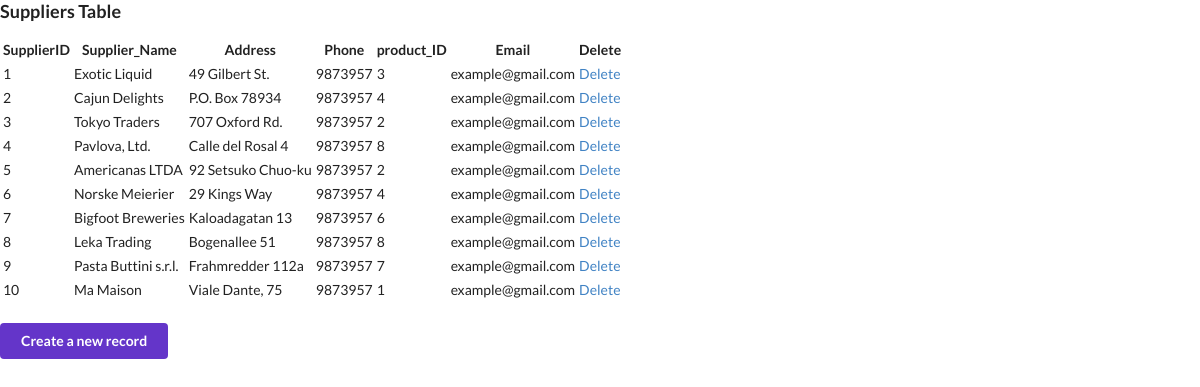
Screenshot of /ecommerce/suppliers_read.php with the database file from the repository.
### tables this page shows
CREATE TABLE `suppliers` (
  `supplier_ID` int(11) NOT NULL,
  `Supplier_Name` varchar(150) DEFAULT NULL,
  `Address` varchar(150) DEFAULT NULL,
  `Phone` varchar(50) DEFAULT NULL,
  `product_ID` int(11) DEFAULT NULL,
  `Email` varchar(30) DEFAULT NULL
);

### ecommerce/suppliers_read.php (the view, shortened to what this page needs)
<!DOCTYPE html>
<html lang="en">
<head>
	<link rel="stylesheet" href="style.css">
	<link rel="stylesheet" href="https://cdnjs.cloudflare.com/ajax/libs/semantic-ui/2.4.1/semantic.min.css">
</head>
<body>
<?php
	echo "<h3>Suppliers Table</h3>";
	$connect = mysqli_connect( HOST, USER, PASS, DB )
		or die("Can not connect");
	$results = mysqli_query( $connect, "SELECT * FROM suppliers" )
		or die("Can not execute query");
	echo "<table 'ui inverted grey table'> \n";
	echo "<th>SupplierID</th><th> Supplier_Name</th> <th>Address</th> <th> Phone</th> <th> product_ID</th> <th> Email</th><th>Delete</th>\n";
	while( $rows = mysqli_fetch_array( $results ) ) {
		extract( $rows );
		echo "<tr>";
        echo "<td> $supplier_ID </td>";
		echo "<td> $Supplier_Name </td>";
		echo "<td> $Address </td>";
        echo "<td> $Phone </td>";
		echo "<td> $product_ID </td>";
        echo "<td> $Email </td>";
		echo "<td> <a href = 'suppliers_delete.php?id=$supplier_ID'> Delete </a> </td>";
		echo "</tr> \n";
	}
	echo "</table> \n";
	echo "<br><button class='ui violet button'><a href=suppliers_input.php>Create a new record</a></button></div>";
?>
</body>
</html>

### ecommerce/style.css (style rules this page uses)
body { font-family: 'Lato', 'Helvetica Neue', Arial, Helvetica, sans-serif; height: 100%; margin: 0; padding: 0; background-color: #DADADA; overflow-x: hidden; min-width: 320px; font-size: 14px; line-height: 1.4em; }
.button > a { color: white; }

### rows the page displays
suppliers: supplier_ID "1", Supplier_Name "Exotic Liquid", Address "49 Gilbert St.", Phone "9873957", product_ID "3", Email "example@gmail.com"
suppliers: supplier_ID "2", Supplier_Name "Cajun Delights", Address "P.O. Box 78934", Phone "9873957", product_ID "4", Email "example@gmail.com"
suppliers: supplier_ID "3", Supplier_Name "Tokyo Traders", Address "707 Oxford Rd.", Phone "9873957", product_ID "2", Email "example@gmail.com"
suppliers: supplier_ID "4", Supplier_Name "Pavlova, Ltd.", Address "Calle del Rosal 4", Phone "9873957", product_ID "8", Email "example@gmail.com"
suppliers: supplier_ID "5", Supplier_Name "Americanas LTDA", Address "92 Setsuko Chuo-ku", Phone "9873957", product_ID "2", Email "example@gmail.com"
suppliers: supplier_ID "6", Supplier_Name "Norske Meierier", Address "29 Kings Way", Phone "9873957", product_ID "4", Email "example@gmail.com"
suppliers: supplier_ID "7", Supplier_Name "Bigfoot Breweries", Address "Kaloadagatan 13", Phone "9873957", product_ID "6", Email "example@gmail.com"
suppliers: supplier_ID "8", Supplier_Name "Leka Trading", Address "Bogenallee 51", Phone "9873957", product_ID "8", Email "example@gmail.com"
suppliers: supplier_ID "9", Supplier_Name "Pasta Buttini s.r.l.", Address "Frahmredder 112a", Phone "9873957", product_ID "7", Email "example@gmail.com"
suppliers: supplier_ID "10", Supplier_Name "Ma Maison", Address "Viale Dante, 75", Phone "9873957", product_ID "1", Email "example@gmail.com"
